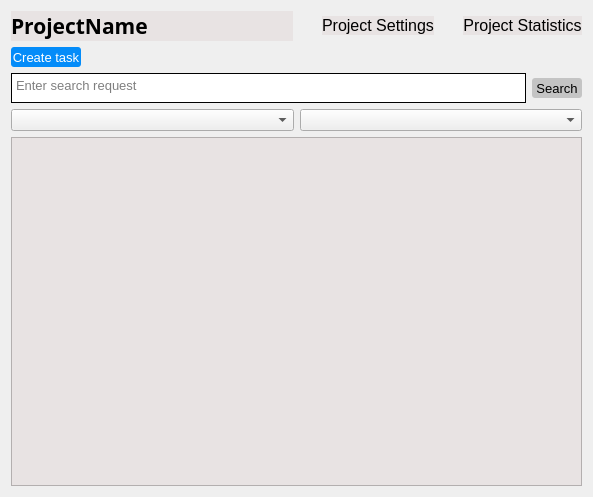
<?xml version="1.0" encoding="UTF-8"?>
<ui version="4.0">
 <class>ProjectWidget</class>
 <widget class="QWidget" name="ProjectWidget">
  <property name="geometry">
   <rect>
    <x>0</x>
    <y>0</y>
    <width>593</width>
    <height>497</height>
   </rect>
  </property>
  <property name="sizePolicy">
   <sizepolicy hsizetype="Expanding" vsizetype="Expanding">
    <horstretch>0</horstretch>
    <verstretch>0</verstretch>
   </sizepolicy>
  </property>
  <property name="windowTitle">
   <string>Form</string>
  </property>
  <layout class="QVBoxLayout" name="verticalLayout">
   <item>
    <layout class="QHBoxLayout" name="horizontalLayout">
     <property name="spacing">
      <number>29</number>
     </property>
     <item>
      <widget class="QLabel" name="ProjectNameLabel">
       <property name="font">
        <font>
         <family>Rockwell Extra Bold</family>
         <pointsize>16</pointsize>
         <weight>75</weight>
         <bold>true</bold>
        </font>
       </property>
       <property name="styleSheet">
        <string notr="true">background-color: rgb(232, 227, 227);</string>
       </property>
       <property name="text">
        <string>ProjectName</string>
       </property>
      </widget>
     </item>
     <item>
      <widget class="QPushButton" name="ProjectSettingsBtn">
       <property name="sizePolicy">
        <sizepolicy hsizetype="Fixed" vsizetype="Fixed">
         <horstretch>0</horstretch>
         <verstretch>0</verstretch>
        </sizepolicy>
       </property>
       <property name="font">
        <font>
         <pointsize>12</pointsize>
        </font>
       </property>
       <property name="styleSheet">
        <string notr="true">border: none;
background-color: rgb(232, 227, 227);</string>
       </property>
       <property name="text">
        <string>Project Settings</string>
       </property>
      </widget>
     </item>
     <item>
      <widget class="QPushButton" name="ProjectStatisticsBtn">
       <property name="sizePolicy">
        <sizepolicy hsizetype="Fixed" vsizetype="Fixed">
         <horstretch>0</horstretch>
         <verstretch>0</verstretch>
        </sizepolicy>
       </property>
       <property name="font">
        <font>
         <pointsize>12</pointsize>
        </font>
       </property>
       <property name="styleSheet">
        <string notr="true">border: none;
background-color: rgb(232, 227, 227);</string>
       </property>
       <property name="text">
        <string>Project Statistics</string>
       </property>
      </widget>
     </item>
    </layout>
   </item>
   <item>
    <layout class="QHBoxLayout" name="horizontalLayout_3">
     <item>
      <widget class="QPushButton" name="CreateTaskBtn">
       <property name="minimumSize">
        <size>
         <width>70</width>
         <height>20</height>
        </size>
       </property>
       <property name="font">
        <font>
         <pointsize>10</pointsize>
        </font>
       </property>
       <property name="styleSheet">
        <string notr="true">border: none;
color: rgb(255, 255, 255);
background-color: rgb(4, 140, 249);
border-radius: 3px;</string>
       </property>
       <property name="text">
        <string>Create task</string>
       </property>
      </widget>
     </item>
     <item>
      <spacer name="horizontalSpacer_6">
       <property name="orientation">
        <enum>Qt::Horizontal</enum>
       </property>
       <property name="sizeType">
        <enum>QSizePolicy::Expanding</enum>
       </property>
       <property name="sizeHint" stdset="0">
        <size>
         <width>500</width>
         <height>20</height>
        </size>
       </property>
      </spacer>
     </item>
    </layout>
   </item>
   <item>
    <layout class="QHBoxLayout" name="horizontalLayout_2">
     <item>
      <widget class="QTextEdit" name="searchInput">
       <property name="sizePolicy">
        <sizepolicy hsizetype="Expanding" vsizetype="Fixed">
         <horstretch>0</horstretch>
         <verstretch>0</verstretch>
        </sizepolicy>
       </property>
       <property name="minimumSize">
        <size>
         <width>20</width>
         <height>30</height>
        </size>
       </property>
       <property name="maximumSize">
        <size>
         <width>16777215</width>
         <height>30</height>
        </size>
       </property>
       <property name="font">
        <font>
         <pointsize>10</pointsize>
        </font>
       </property>
       <property name="styleSheet">
        <string notr="true">background-color: rgb(255, 255, 255);
border: 1px solid black;</string>
       </property>
       <property name="frameShape">
        <enum>QFrame::NoFrame</enum>
       </property>
       <property name="html">
        <string>&lt;!DOCTYPE HTML PUBLIC &quot;-//W3C//DTD HTML 4.0//EN&quot; &quot;http://www.w3.org/TR/REC-html40/strict.dtd&quot;&gt;
&lt;html&gt;&lt;head&gt;&lt;meta name=&quot;qrichtext&quot; content=&quot;1&quot; /&gt;&lt;style type=&quot;text/css&quot;&gt;
p, li { white-space: pre-wrap; }
&lt;/style&gt;&lt;/head&gt;&lt;body style=&quot; font-family:'MS Shell Dlg 2'; font-size:10pt; font-weight:400; font-style:normal;&quot;&gt;
&lt;p style=&quot;-qt-paragraph-type:empty; margin-top:0px; margin-bottom:0px; margin-left:0px; margin-right:0px; -qt-block-indent:0; text-indent:0px;&quot;&gt;&lt;br /&gt;&lt;/p&gt;&lt;/body&gt;&lt;/html&gt;</string>
       </property>
       <property name="placeholderText">
        <string>Enter search request</string>
       </property>
      </widget>
     </item>
     <item>
      <widget class="QPushButton" name="searchBtn">
       <property name="sizePolicy">
        <sizepolicy hsizetype="Fixed" vsizetype="Fixed">
         <horstretch>0</horstretch>
         <verstretch>0</verstretch>
        </sizepolicy>
       </property>
       <property name="minimumSize">
        <size>
         <width>50</width>
         <height>20</height>
        </size>
       </property>
       <property name="font">
        <font>
         <pointsize>10</pointsize>
        </font>
       </property>
       <property name="styleSheet">
        <string notr="true">border: none;
background-color: rgb(196, 196, 196);
border-radius: 3px;</string>
       </property>
       <property name="text">
        <string>Search</string>
       </property>
      </widget>
     </item>
    </layout>
   </item>
   <item>
    <layout class="QHBoxLayout" name="horizontalLayout_4">
     <item>
      <widget class="QComboBox" name="createdByBox"/>
     </item>
     <item>
      <widget class="QComboBox" name="comboBox"/>
     </item>
    </layout>
   </item>
   <item>
    <widget class="QListWidget" name="listWidget">
     <property name="sizePolicy">
      <sizepolicy hsizetype="Expanding" vsizetype="Expanding">
       <horstretch>0</horstretch>
       <verstretch>0</verstretch>
      </sizepolicy>
     </property>
     <property name="styleSheet">
      <string notr="true">QListWidget  {
background-color: rgb(232, 227, 227);
}</string>
     </property>
     <property name="frameShadow">
      <enum>QFrame::Raised</enum>
     </property>
     <property name="lineWidth">
      <number>3</number>
     </property>
     <property name="midLineWidth">
      <number>3</number>
     </property>
     <property name="verticalScrollBarPolicy">
      <enum>Qt::ScrollBarAlwaysOff</enum>
     </property>
     <property name="horizontalScrollBarPolicy">
      <enum>Qt::ScrollBarAsNeeded</enum>
     </property>
     <property name="autoScrollMargin">
      <number>0</number>
     </property>
     <property name="selectionMode">
      <enum>QAbstractItemView::SingleSelection</enum>
     </property>
     <property name="selectionBehavior">
      <enum>QAbstractItemView::SelectRows</enum>
     </property>
     <property name="verticalScrollMode">
      <enum>QAbstractItemView::ScrollPerPixel</enum>
     </property>
     <property name="horizontalScrollMode">
      <enum>QAbstractItemView::ScrollPerPixel</enum>
     </property>
     <property name="resizeMode">
      <enum>QListView::Fixed</enum>
     </property>
     <property name="layoutMode">
      <enum>QListView::SinglePass</enum>
     </property>
     <property name="spacing">
      <number>5</number>
     </property>
     <property name="viewMode">
      <enum>QListView::ListMode</enum>
     </property>
     <property name="uniformItemSizes">
      <bool>false</bool>
     </property>
     <property name="batchSize">
      <number>10</number>
     </property>
     <property name="selectionRectVisible">
      <bool>false</bool>
     </property>
     <property name="sortingEnabled">
      <bool>true</bool>
     </property>
    </widget>
   </item>
  </layout>
 </widget>
 <resources/>
 <connections/>
</ui>
